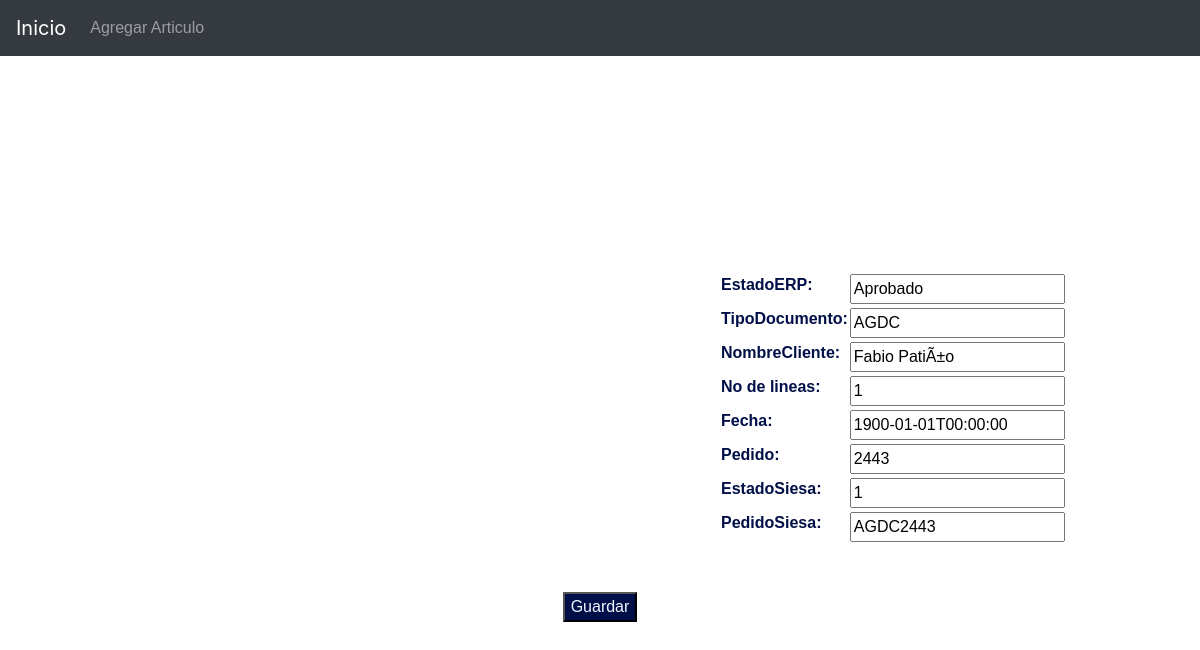
The app's page /editArticle/0/ with its own data.
### core/models.py (models this page shows, shortened)
class cliente(models.Model):
    id = models.AutoField(primary_key=True)
    EstadoERP = models.CharField(max_length=350)
    TipoDocumento = models.CharField(max_length=350)
    NombreCliente = models.CharField(max_length=350)
    NoLineas = models.CharField(
        max_length=350, verbose_name="No de lineas")
    FechaPedido = models.CharField(
        max_length=550, verbose_name="Fecha")
    Pedido = models.CharField(max_length=550)
    EstadoSiesa = models.CharField(max_length=550)
    PedidoSiesa = models.CharField(max_length=550)
    """def __iter__(self):
        convs = self.synonyms
        list(convs)
        return iter(convs)"""

### core/views.py (the view, shortened to what this page needs)
# urls.py: path('editArticle/<int:id>/', editArticle, name="editArticle"),
def editArticle(request, id):
    clientes = cliente.objects.get(id=id)
    if request.method == 'GET':
        form = ArticleForm(instance=clientes)
        data = {
            'form': form
        }
    return render(request, 'core/createArticle.html', data)

### core/forms.py
class ArticleForm(forms.ModelForm):
    class Meta:
        model = cliente
        fields = ('EstadoERP', 'TipoDocumento',
                  'NombreCliente', 'NoLineas', 'FechaPedido', 'Pedido', 'EstadoSiesa', 'PedidoSiesa')

### core/templates/core/createArticle.html (shortened to what this page needs)
{% extends 'core/home.html' %}
{% block body %}
<header>
    <div class="container">
        <nav class="navbar fixed-top navbar-expand-md navbar-dark bg-dark">
            <a href="{% url 'home' %}" class="navbar-brand">Inicio</a>
            <div id="menu" class="collapse navbar-collapse">
                <ul class="navbar-nav">
                    <li class="nav-item" style="font-family: Arial, Helvetica, sans-serif;"><a class="nav-link" href="{% url 'createArticle' %}">Agregar Articulo</a></li>
                </ul>
            </div>
        </nav>
    </div>
  </header>
<br><br><br>
<form method="post" style="font-family:Arial, Helvetica, sans-serif" >
    <table style="text-align: left; margin-left: 720px;">{{ form.as_table }}</table>
    <br><br>
    <button type="submit" style="font-family: Arial, Helvetica, sans-serif; background-color: #000f47;color: aliceblue;">Guardar</button>
</form>
{% endblock body %}

### core/static/core/estilo.css (style rules this page uses)
header, body { margin-top: 100px; color: #000f47; }
table, h2 { margin-top: 50px; color: #000f47; }
a { text-decoration: none; }
nav { background-color: #000f47; }
button { background-color: #00c8ff; }

### core/templates/core/createArticle.html (style rules this page uses)
form { font-family: "Arial, Helvetica, sans-serif"; color: #000f47; text-align: center; margin-top: 100px; }

### records on screen
cliente: EstadoERP "Aprobado", TipoDocumento "AGDC", NombreCliente "Fabio PatiÃ±o", NoLineas "1", FechaPedido "1900-01-01T00:00:00", Pedido "2443", EstadoSiesa "1", PedidoSiesa "AGDC2443"
